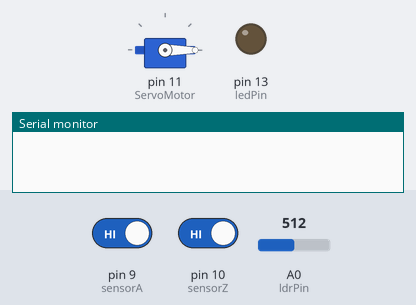
The sketch below on a simulated Arduino Uno, built with avr-gcc and run on an emulated ATmega328P. Shown: servo, output pins drawn as LEDs (lit = HIGH), the last lines printed to the serial monitor. The inputs (shaded band) are chosen by the test bench; at power-on: pin 9 (sensorA) HIGH, pin 10 (sensorZ) HIGH, A0 (ldrPin) = 512.

Above: at 1.2 s.
1.3 s: pin 9 (sensorA) driven LOW
At 2.3 s:
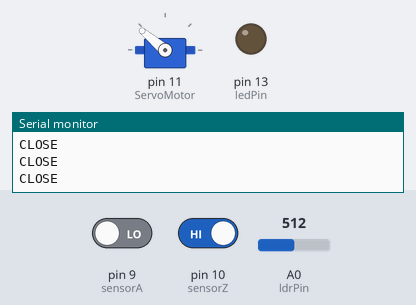
2.8 s: pin 10 (sensorZ) driven LOW
At 4.0 s:
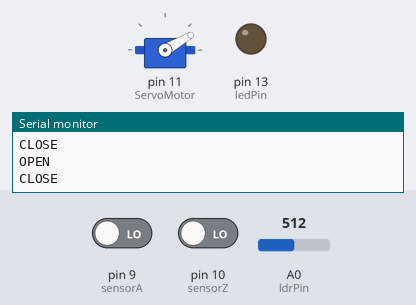
4.3 s: A0 (ldrPin) set to 55
5.8 s: A0 (ldrPin) set to 46
At 6.2 s:
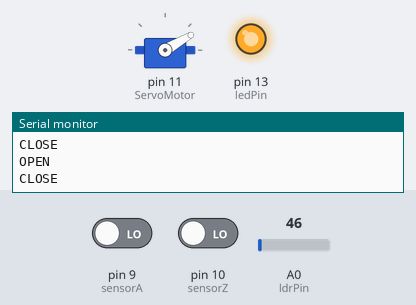
7.3 s: pin 10 (sensorZ) driven HIGH
At 7.9 s:
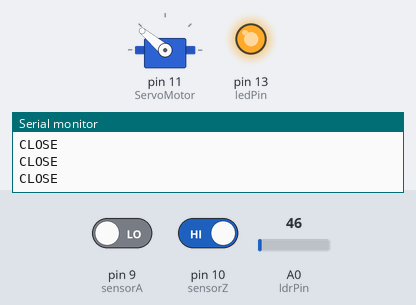
8.8 s: A0 (ldrPin) set to 122
At 9.7 s:
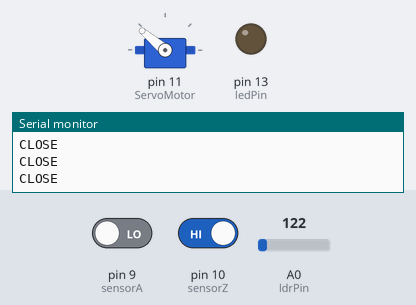
Timing chart, 0 to 11.3 s (numbered marks = the images above; inputs shaded):
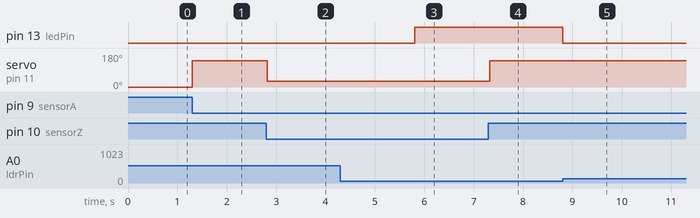

Measured:
- the behaviour switches between 51 and 50 on A0 (ldrPin) (found by bisection; images 2 and 3)
- after the input at 1.3 s, servo on pin 11 (ServoMotor): 0° → 140° at once
- after the input at 2.8 s, servo on pin 11 (ServoMotor): 140° → 30° at once
- after the input at 5.8 s, pin 13 (ledPin): LOW → HIGH at once
- after the input at 7.3 s, servo on pin 11 (ServoMotor): 30° → 140° at once
- after the input at 8.8 s, pin 13 (ledPin): HIGH → LOW at once

The sketch:

RailwayGate_2.ino
```cpp
#include <Servo.h> // includes servo library
Servo ServoMotor;
int sensorAValue;
int sensorZValue;
int sensorA = 9;
int sensorZ = 10;
int LDR = A0;
int LED = 2;
int WS = A3;
int ledPin = 13;
int ldrPin = A0;

void setup()
{
  Serial.begin(9600);
  pinMode(ledPin, OUTPUT);
  pinMode(ldrPin, INPUT);
  pinMode(sensorA, INPUT);
  pinMode(sensorZ, INPUT);
  ServoMotor.attach(11);
  ServoMotor.write(0);

}

void loop()
{
  int ldrStatus = analogRead(ldrPin);

  if (ldrStatus <=50)
  {
    digitalWrite(ledPin, HIGH);
  }
  else
  {
    digitalWrite (ledPin, LOW);
  }
  sensorAValue = digitalRead(sensorA);
  sensorZValue = digitalRead(sensorZ);
  if(sensorAValue == LOW)
  {
    Serial.println("CLOSE");
    ServoMotor.write(140);
  }
  if(sensorZValue == LOW)
  {
    Serial.println("OPEN");
    ServoMotor.write(30);
  }
}
```
